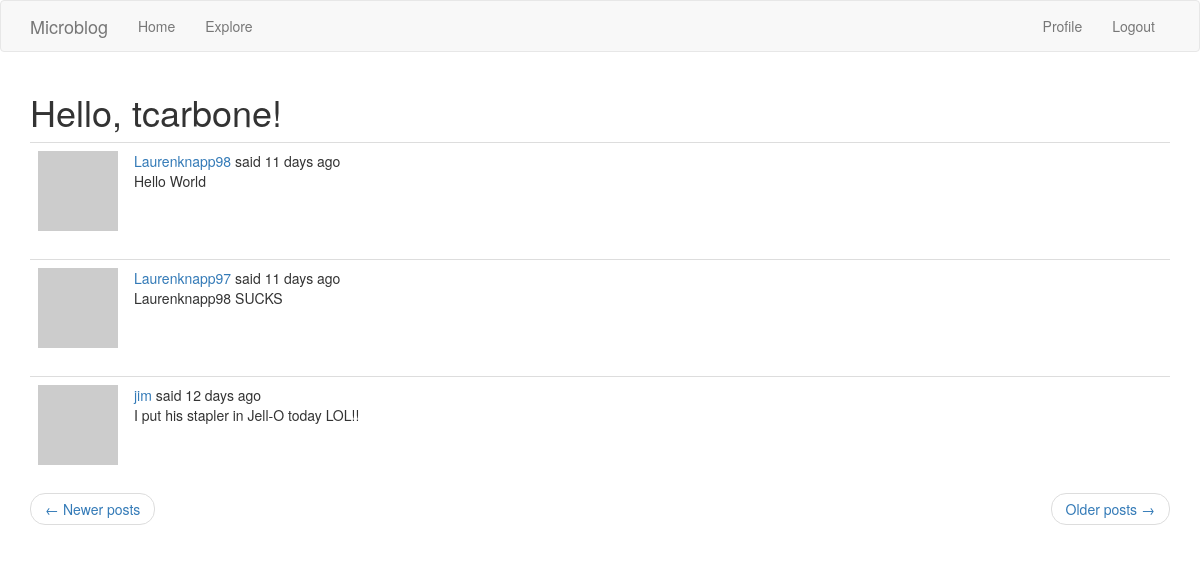
Screenshot of /explore?page=2 (signed in) with the database file from the repository.
### app/models.py (models this page shows, shortened)
class User(UserMixin, db.Model):
    id = db.Column(db.Integer, primary_key=True)
    username = db.Column(db.String(64), index=True, unique=True)
    email = db.Column(db.String(120), index=True, unique=True)
    password_hash = db.Column(db.String(128))
    about_me = db.Column(db.String(140))
    last_seen = db.Column(db.DateTime, default=datetime.utcnow)
    posts = db.relationship("Post", backref="author", lazy="dynamic")
    followed = db.relationship(
        "User",
        secondary = followers,
        primaryjoin = (followers.c.follower_id == id),
        secondaryjoin = (followers.c.followed_id == id),
        backref = db.backref("followers", lazy="dynamic"),
        lazy="dynamic"
    )
    def avatar(self, size):
        digest = hashlib.md5(self.email.lower().encode("utf-8")).hexdigest()
        url = "https://www.gravatar.com/avatar/{}?d=identicon&s={}"
        return url.format(digest, size)

class Post(db.Model):
    id = db.Column(db.Integer, primary_key=True)
    body = db.Column(db.String(140))
    timestamp = db.Column(db.DateTime, index=True, default=datetime.utcnow)
    user_id = db.Column(db.Integer, db.ForeignKey('user.id'))

### app/routes.py (the view)
@app.route('/explore')
@login_required
def explore():
    page = request.args.get('page', 1, type=int)
    posts = Post.query.order_by(Post.timestamp.desc()).paginate(
        page, app.config['POSTS_PER_PAGE'], False)
    if posts.has_next:
        next_url = url_for('explore', page=posts.next_num)
    else:
        next_url = None
    if posts.has_prev:
        prev_url = url_for('explore', page=posts.prev_num)
    else:
        prev_url = None
    return render_template('index.html', title='Explore', posts=posts.items,
        next_url=next_url, prev_url=prev_url)

### app/models.py (called while the page is built)
@login.user_loader
def load_user(id):
    return User.query.get(int(id))

### app/routes.py (called while the page is built)
@app.before_request
def before_request():
    if current_user.is_authenticated:
        current_user.last_seen = datetime.utcnow()
        db.session.commit()

### app/templates/index.html (shortened to what this page needs)
{% extends "base.html" %}
{% import 'bootstrap/wtf.html' as wtf %}
{% block app_content %}
	<h1>Hello, {{ current_user.username }}!</h1>
	{% for post in posts %}
		{% include '_post.html' %}
	{% endfor %}
	<nav aria-label="...">
        <ul class="pager">
            <li class="previous{% if not prev_url %} disabled{% endif %}">
                <a href="{{ prev_url or '#' }}">
                    <span aria-hidden="true">&larr;</span> Newer posts
                </a>
            </li>
            <li class="next{% if not next_url %} disabled{% endif %}">
                <a href="{{ next_url or '#' }}">
                    Older posts <span aria-hidden="true">&rarr;</span>
                </a>
            </li>
        </ul>
    </nav>
{% endblock %}

### app/templates/_post.html
<table class="table table-hover">
	<tr>
		<td width="70px">
			<a href="{{ url_for('user', username=post.author.username) }}">
				<img src="{{ post.author.avatar(70) }}" />
			</a>
		</td>
		<td>
			<a href="{{ url_for('user', username=post.author.username) }}">
				{{ post.author.username }}
			</a>
			said {{ moment(post.timestamp).fromNow() }}
			<br>
			{{ post.body }}
		</td>
	</tr>
</table>

### rows the page displays
User: username "tcarbone"
Post: author.username "Laurenknapp98", timestamp "11 days ago", body "Hello World"
Post: author.username "Laurenknapp97", timestamp "11 days ago", body "Laurenknapp98 SUCKS"
Post: author.username "jim", timestamp "12 days ago", body "I put his stapler in Jell-O today LOL!!"
